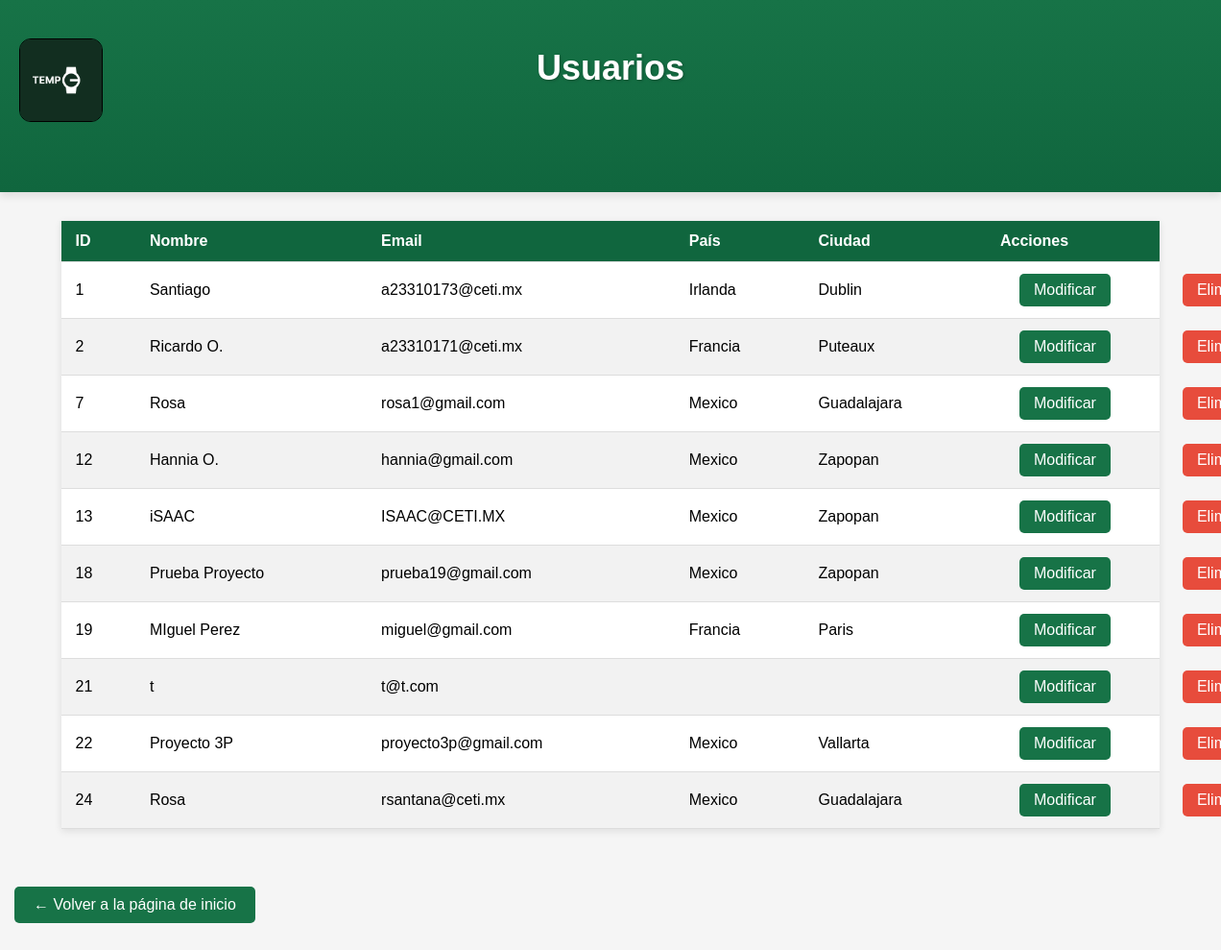
The page /administrar_usuarios.php on the database its author committed.
### tables this page shows
CREATE TABLE `usuarios` (
  `id` int(11) NOT NULL AUTO_INCREMENT,
  `nombre` varchar(100) DEFAULT NULL,
  `email` varchar(100) DEFAULT NULL,
  `contrasena` varchar(255) DEFAULT NULL,
  `pais` varchar(100) DEFAULT NULL,
  `ciudad` varchar(100) DEFAULT NULL,
  PRIMARY KEY (`id`),
  UNIQUE KEY `email` (`email`)
);

### administrar_usuarios.php (the view, shortened to what this page needs)
<!DOCTYPE html>
<html lang="es">
<head>
    <link rel="stylesheet" href="administrar_usuarios.css">
</head>
<body>
<div class="title-container">
    <img src="media/tempologo.png" alt="Logo" class="logo">
    <h1>Usuarios</h1>
</div>
<div class="usuarios-container">
    <?php
    require_once 'conexion.php';
    $sql = "SELECT id, nombre, email, pais, ciudad FROM usuarios";
    $result = $conn->query($sql);
    if ($result->num_rows > 0) {
        echo '<table class="usuarios-table">';
        echo '<thead>';
        echo '<tr>';
        echo '<th>ID</th>';
        echo '<th>Nombre</th>';
        echo '<th>Email</th>';
        echo '<th>País</th>';
        echo '<th>Ciudad</th>';
        echo '<th>Acciones</th>';
        echo '</tr>';
        echo '</thead>';
        echo '<tbody>';
        while ($row = $result->fetch_assoc()) {
            echo '<tr>';
            echo '  <td>' . htmlspecialchars($row['id']) . '</td>';
            echo '  <td>' . htmlspecialchars($row['nombre']) . '</td>';
            echo '  <td>' . htmlspecialchars($row['email']) . '</td>';
            echo '  <td>' . htmlspecialchars($row['pais']) . '</td>';
            echo '  <td>' . htmlspecialchars($row['ciudad']) . '</td>';
            echo '  <td>';
            echo '    <a href="modificar_usuario.php?id=' . htmlspecialchars($row['id']) . '" class="btn-modificar">Modificar</a>';
            echo '    <a href="eliminar_usuario.php?id=' . htmlspecialchars($row['id']) . '" class="btn-eliminar">Eliminar</a>';
            echo '  </td>';
            echo '</tr>';
        }
        echo '</tbody>';
        echo '</table>';
    } else {
        echo '<p class="no-usuarios">No hay usuarios registrados</p>';
    }
    ?>
</div>
<div class="contenedor-btn-volver">
    <a href="home.php" class="btn-volver">← Volver a la página de inicio</a>
</div>
</body>
</html>

### administrar_usuarios.css (style rules this page uses)
body { font-family: Arial, sans-serif; margin: 0; padding: 0; background-color: #f5f5f5; }
.title-container { height: 200px; background: linear-gradient(to bottom, #177347, #10663E); position: relative; margin-bottom: 30px; box-shadow: 0 4px 8px rgba(0, 0, 0, 0.1); }
.title-container .logo { position: absolute; top: 40px; left: 20px; width: 87px; height: 87px; border-radius: 12px; border: 1px solid #000000; box-sizing: border-box; }
.title-container h1 { position: absolute; top: 50px; left: 50%; transform: translateX(-50%); font-family: 'Title Hero', sans-serif; font-size: 36px; font-weight: 550; color: #FFFFFF; margin: 0; text-shadow: 1px 1px 3px rgba(0, 0, 0, 0.3); }
.usuarios-table { width: 90%; margin: 0 auto 30px; border-collapse: collapse; background-color: white; box-shadow: 0 2px 8px rgba(0, 0, 0, 0.1); }
.usuarios-table th, .usuarios-table td { padding: 12px 15px; text-align: left; border-bottom: 1px solid #dddddd; }
.usuarios-table th { background-color: #10663E; color: white; font-weight: bold; }
.usuarios-table tr:nth-child(even) { background-color: #f2f2f2; }
.usuarios-table td a { display: inline-block; padding: 8px 15px; color: white; text-decoration: none; border-radius: 5px; margin-right: -200px; text-align: center; }
.usuarios-table .btn-modificar { background-color: #177347; margin-left: 20px; margin-right: 50px; }
.usuarios-table .btn-eliminar { background-color: #E74C3C; margin-left: 25px; }
.btn-volver { display: inline-block; margin: 30px auto; margin-left: 15px; padding: 10px 20px; background-color: #177347; color: white; text-decoration: none; border-radius: 5px; transition: background-color 0.3s; text-align: center; }

### rows shown on the page
usuarios: id "1", nombre "Santiago", email "a23310173@ceti.mx", pais "Irlanda", ciudad "Dublin"
usuarios: id "2", nombre "Ricardo O.", email "a23310171@ceti.mx", pais "Francia", ciudad "Puteaux"
usuarios: id "7", nombre "Rosa", email "rosa1@gmail.com", pais "Mexico", ciudad "Guadalajara"
usuarios: id "12", nombre "Hannia O.", email "hannia@gmail.com", pais "Mexico", ciudad "Zapopan"
usuarios: id "13", nombre "iSAAC", email "ISAAC@CETI.MX", pais "Mexico", ciudad "Zapopan"
usuarios: id "18", nombre "Prueba Proyecto", email "prueba19@gmail.com", pais "Mexico", ciudad "Zapopan"
usuarios: id "19", nombre "MIguel Perez", email "miguel@gmail.com", pais "Francia", ciudad "Paris"
usuarios: id "21", nombre "t", email "t@t.com"
usuarios: id "22", nombre "Proyecto 3P", email "proyecto3p@gmail.com", pais "Mexico", ciudad "Vallarta"
usuarios: id "24", nombre "Rosa", email "rsantana@ceti.mx", pais "Mexico", ciudad "Guadalajara"
